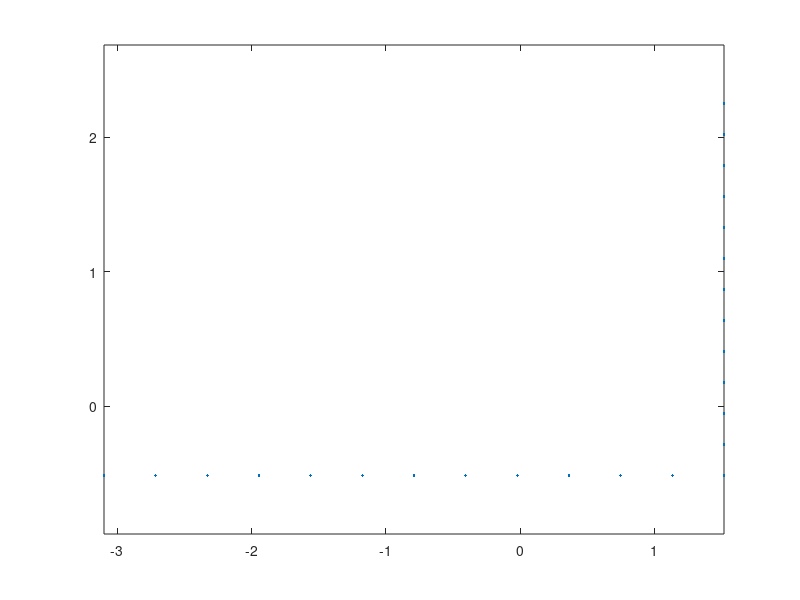
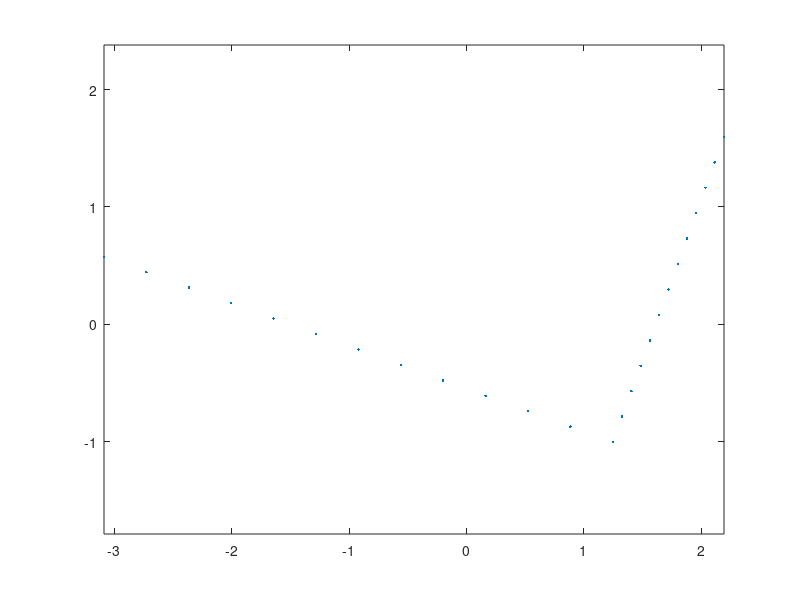

These charts were generated, in order, by the following MATLAB code:
%% form a fiber section of a L section
clear;clc;
%% input section propertities
% a = length of leg 1 (long)
% b = length of leg 2 (short)
% t = thickness/inch
% nfa = number of fibers along leg 1
% nfb = number of fibers along leg 2
% nft = number of fibers along thickness (assume 1 here)
a=5;
b=3;
t=3/8;
nfa=13;
nfb=13;
nft=1;
%% torsional stiffness
J=(a+b-t)*t^3/3;
%% calculate coordinates of centroid with respect to the vertex of L section
A=(a+b)*t-t^2; % section area
yc=((a-t)*t*t/2+b*t*b/2)/A; % distance between centroid and vertex in the local y' direction
zc=((b-t)*t*t/2+a*t*a/2)/A; % distance between centroid and vertex in the local z' direction

%% calculate principle axes (rotation from local axes y'-z' to principle axes y-z)
I1y=1/12*t*a^3+(a/2-zc)^2*t*a; % moment of inertia of leg 1 w.r.t. y'
I1z=1/12*a*t^3+(yc-t/2)^2*t*a; % moment of inertia of leg 1 w.r.t. z'
I1yz=0+(a/2-zc)*(yc-t/2)*t*a; % moment of inertia of leg 1 w.r.t. y'-z'
I2y=1/12*(b-t)*t^3+(zc-t/2)^2*t*(b-t); % moment of inertia of leg 2 w.r.t. y'
I2z=1/12*t*(b-t)^3+((b-t)/2+t-yc)^2*t*(b-t); % moment of inertia of leg 2 w.r.t. z'
I2yz=0+(zc-t/2)*((b-t)/2+t-yc)*t*(b-t); % moment of inertia of leg 2 w.r.t. y'-z'
Iy1=I1y+I2y; % moment of inertia of L section w.r.t. y'
Iz1=I1z+I2z; % moment of inertia of L section w.r.t. z'
Iyz1=I1yz+I2yz; % moment of inertia of L section w.r.t. y'-z'
Iy=(Iy1+Iz1)/2+1/2*sqrt((Iy1-Iz1)^2+4*Iyz1^2); % moment of inertia of L section w.r.t. y
Iz=(Iy1+Iz1)/2-1/2*sqrt((Iy1-Iz1)^2+4*Iyz1^2); % moment of inertia of L section w.r.t. y
alpha=atan(-2*Iyz1/(Iz1-Iy1))/2; % rotation from local axes y'-z' to principle axes y-z
alpha=abs(alpha); %make sure alpha is positive at pi/4 (equal legs)
%% calculate fiber coordinates w.r.t. z'-y'
SCcoordz1y1=[zc-t/2;-(yc-t/2)]; % shear center coordinates w.r.t. z'-y'
P=zeros(2,nfa+nfb-1); % fiber coordinates w.r.t. z'-y', first row of P is z', second row of P is y'
dPz=[-a/nfa;0];
dPy=[0;b/nfb];
for i=1:nfa
    P(:,i)=SCcoordz1y1+(i-1)*dPz;
end
for i=1:(nfb-1)
    P(:,nfa+i)=SCcoordz1y1+i*dPy;
end
plot(P(1,:),P(2,:),'.')
axis equal
%% transform fiber coordinates to z-y
T=[cos(alpha),sin(alpha);
    -sin(alpha),cos(alpha)]; % transformation matrix
Q=T*P; % first row of Q is z, second row of Q is y
figure
plot(Q(1,:),Q(2,:),'.')
axis equal
%% Calculate approximate elastic properties (Iy, Iz, betaY and betaZ)
Af=zeros(nfa+nfb-1,1); % area of each fiber
Af(1)=a/nfa*b/nfb-(a/nfa-t)*(b/nfb-t);
Af(2:nfa)=a/nfa*t;
Af(nfa+1:nfa+nfb-1)=b/nfb*t;

Qsquared=Q.^2;
IyIz_appr=Qsquared*Af; % approximate to [Iy;Iz]

QsumCol=sum(Qsquared,1); % calculate y^2+z^2
QsumColz=Q(1,:).*QsumCol; % calculate z(y^2+z^2)
QsumColy=Q(2,:).*QsumCol; % calculate y(y^2+z^2)
betaY=QsumColz*Af/Iy-2*Q(1,1);
betaZ=QsumColy*Af/Iz-2*Q(2,1);

%% output Tcl command lines to generate fiber sections
fileID1=fopen('Lsection.tcl','w');
%fprintf(fileID,'%7s %5s %5i %1s\n','section','Fiber',10000+secID,'{');
for i = 1:(nfa+nfb-1)
%                                                                          %fiber %yLoc  %zLoc   Area    MaterialID  SectorialCoord ys, and zs of shear center
    fprintf(fileID1,'    %5s %16.8f %16.8f %16.8f %2i%1s\n','fiber',Q(2,i),Q(1,i),Af(i),i,';');
end
fclose(fileID1);

%% output L section properties
fileID=fopen('LsectionProperties.tcl','w');
                                           % ys     zs     
fprintf(fileID,'%16.8f %16.8f %16.8f %16.8f\n',Q(2,1),Q(1,1),alpha,J);
fclose(fileID);

%% calculate polar radius of gyration
r02=Q(2,1)^2+Q(1,1)^2+(Iy+Iz)/A;
r0=sqrt(r02);